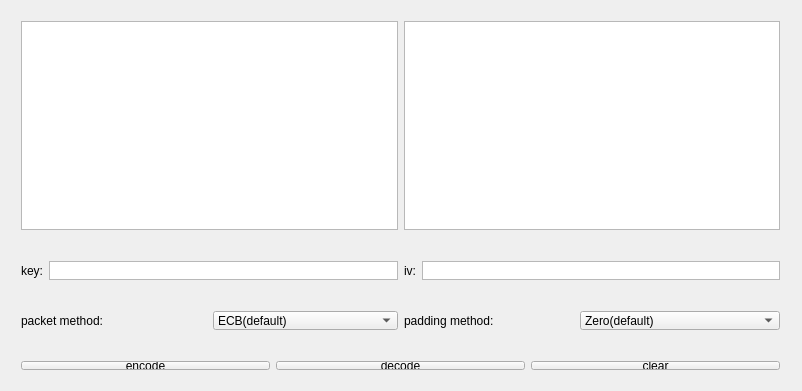
<?xml version="1.0" encoding="UTF-8"?>
<ui version="4.0">
 <class>MainWindow</class>
 <widget class="QMainWindow" name="MainWindow">
  <property name="geometry">
   <rect>
    <x>0</x>
    <y>0</y>
    <width>802</width>
    <height>391</height>
   </rect>
  </property>
  <property name="maximumSize">
   <size>
    <width>802</width>
    <height>391</height>
   </size>
  </property>
  <property name="windowTitle">
   <string>MainWindow</string>
  </property>
  <widget class="QWidget" name="centralWidget">
   <widget class="QWidget" name="horizontalLayoutWidget">
    <property name="geometry">
     <rect>
      <x>10</x>
      <y>10</y>
      <width>781</width>
      <height>231</height>
     </rect>
    </property>
    <layout class="QHBoxLayout" name="horizontalLayout">
     <item>
      <widget class="QPlainTextEdit" name="input"/>
     </item>
     <item>
      <widget class="QPlainTextEdit" name="output"/>
     </item>
    </layout>
   </widget>
   <widget class="QWidget" name="horizontalLayoutWidget_2">
    <property name="geometry">
     <rect>
      <x>10</x>
      <y>350</y>
      <width>781</width>
      <height>31</height>
     </rect>
    </property>
    <layout class="QHBoxLayout" name="horizontalLayout_2">
     <item>
      <widget class="QPushButton" name="encode_button">
       <property name="text">
        <string>encode</string>
       </property>
      </widget>
     </item>
     <item>
      <widget class="QPushButton" name="decode_button">
       <property name="text">
        <string>decode</string>
       </property>
      </widget>
     </item>
     <item>
      <widget class="QPushButton" name="clear_button">
       <property name="text">
        <string>clear</string>
       </property>
      </widget>
     </item>
    </layout>
   </widget>
   <widget class="QWidget" name="horizontalLayoutWidget_7">
    <property name="geometry">
     <rect>
      <x>10</x>
      <y>250</y>
      <width>781</width>
      <height>41</height>
     </rect>
    </property>
    <layout class="QHBoxLayout" name="horizontalLayout_9">
     <item>
      <layout class="QHBoxLayout" name="horizontalLayout_3">
       <item>
        <widget class="QLabel" name="label_3">
         <property name="text">
          <string>key:</string>
         </property>
        </widget>
       </item>
       <item>
        <widget class="QPlainTextEdit" name="key">
         <property name="maximumSize">
          <size>
           <width>16777215</width>
           <height>29</height>
          </size>
         </property>
         <property name="verticalScrollBarPolicy">
          <enum>Qt::ScrollBarAlwaysOff</enum>
         </property>
         <property name="horizontalScrollBarPolicy">
          <enum>Qt::ScrollBarAlwaysOff</enum>
         </property>
        </widget>
       </item>
      </layout>
     </item>
     <item>
      <layout class="QHBoxLayout" name="horizontalLayout_8">
       <item>
        <widget class="QLabel" name="iv_label">
         <property name="text">
          <string>iv:</string>
         </property>
        </widget>
       </item>
       <item>
        <widget class="QPlainTextEdit" name="iv">
         <property name="maximumSize">
          <size>
           <width>16777215</width>
           <height>29</height>
          </size>
         </property>
         <property name="verticalScrollBarPolicy">
          <enum>Qt::ScrollBarAlwaysOff</enum>
         </property>
         <property name="horizontalScrollBarPolicy">
          <enum>Qt::ScrollBarAlwaysOff</enum>
         </property>
        </widget>
       </item>
      </layout>
     </item>
    </layout>
   </widget>
   <widget class="QWidget" name="horizontalLayoutWidget_8">
    <property name="geometry">
     <rect>
      <x>10</x>
      <y>300</y>
      <width>781</width>
      <height>41</height>
     </rect>
    </property>
    <layout class="QHBoxLayout" name="horizontalLayout_10">
     <item>
      <layout class="QHBoxLayout" name="horizontalLayout_7">
       <item>
        <widget class="QLabel" name="packet_label">
         <property name="text">
          <string>packet method:</string>
         </property>
        </widget>
       </item>
       <item>
        <widget class="QComboBox" name="packet_box">
         <item>
          <property name="text">
           <string>ECB(default)</string>
          </property>
         </item>
         <item>
          <property name="text">
           <string>CBC</string>
          </property>
         </item>
         <item>
          <property name="text">
           <string>CFB</string>
          </property>
         </item>
         <item>
          <property name="text">
           <string>OFB</string>
          </property>
         </item>
        </widget>
       </item>
      </layout>
     </item>
     <item>
      <layout class="QHBoxLayout" name="horizontalLayout_6">
       <item>
        <widget class="QLabel" name="padding_label">
         <property name="text">
          <string>padding method:</string>
         </property>
        </widget>
       </item>
       <item>
        <widget class="QComboBox" name="padding_box">
         <property name="minimumSize">
          <size>
           <width>200</width>
           <height>0</height>
          </size>
         </property>
         <item>
          <property name="text">
           <string>Zero(default)</string>
          </property>
         </item>
         <item>
          <property name="text">
           <string>Pkcs7</string>
          </property>
         </item>
         <item>
          <property name="text">
           <string>ISO10126</string>
          </property>
         </item>
         <item>
          <property name="text">
           <string>ANSIX923</string>
          </property>
         </item>
        </widget>
       </item>
      </layout>
     </item>
    </layout>
   </widget>
  </widget>
 </widget>
 <layoutdefault spacing="6" margin="11"/>
 <tabstops>
  <tabstop>input</tabstop>
  <tabstop>output</tabstop>
  <tabstop>key</tabstop>
  <tabstop>iv</tabstop>
  <tabstop>packet_box</tabstop>
  <tabstop>padding_box</tabstop>
  <tabstop>decode_button</tabstop>
  <tabstop>clear_button</tabstop>
 </tabstops>
 <resources/>
 <connections/>
</ui>
